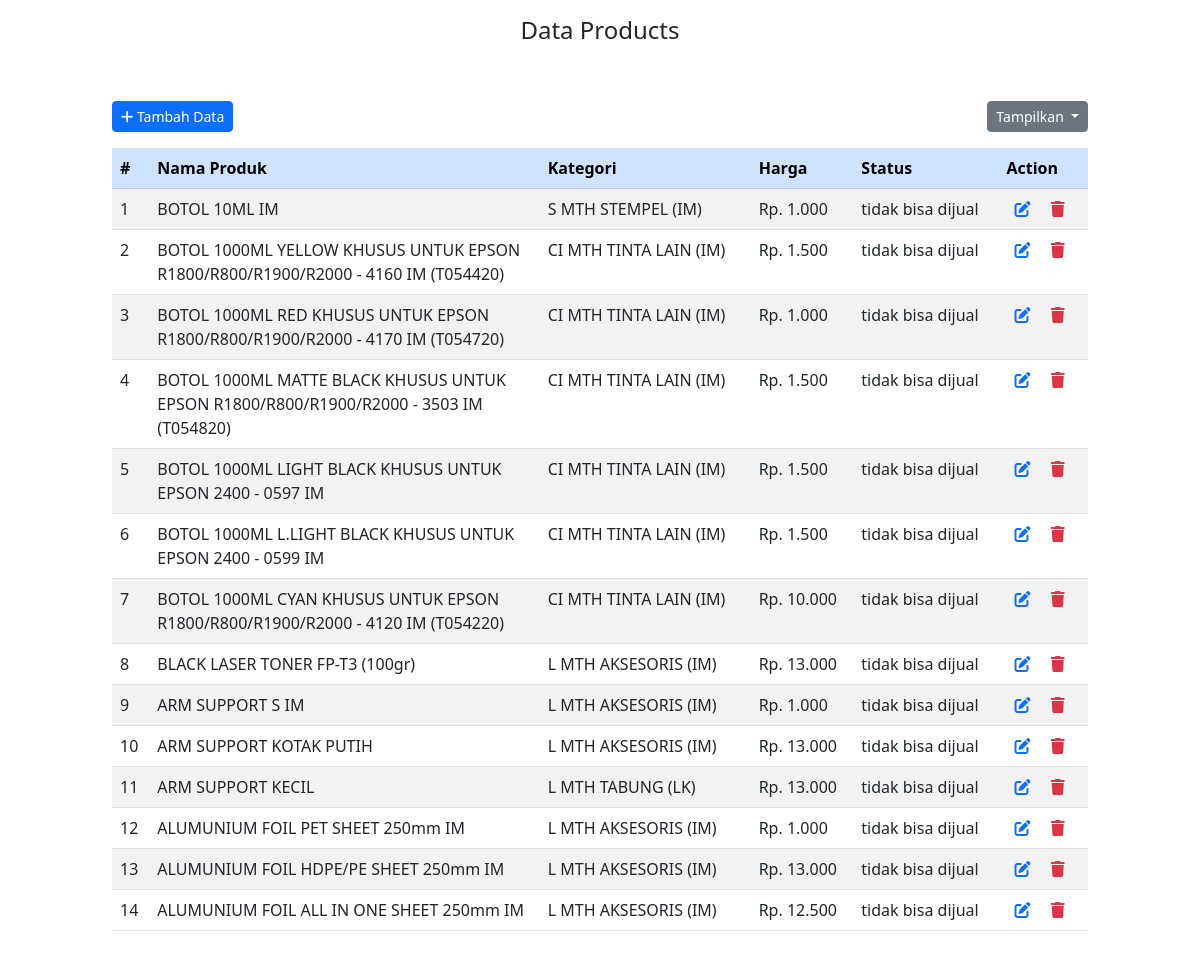
Page /index.php/welcome/tidak_bisa_dijual on the committed database.
### tables this page shows
CREATE TABLE `products` (
  `id_produk` int(11) NOT NULL,
  `no` int(11) NOT NULL,
  `nama_produk` varchar(200) NOT NULL,
  `kategori` varchar(100) NOT NULL,
  `harga` int(11) NOT NULL,
  `status` varchar(100) NOT NULL
);

### application/controllers/Welcome.php (called while the page is built, shortened)
<?php
class Welcome extends CI_Controller {
	public function __construct()
    {
		$this->load->library('form_validation');
    }
	public function tidak_bisa_dijual()
	{
		$data['title'] = 'View Data - Test Programmer';
		$data['products'] = $this->db->where('status', 'tidak bisa dijual')->order_by('no', 'desc')->get('products')->result_array();
		$this->load->view('templates/header', $data);
		$this->load->view('tidak_bisa_dijual');
		$this->load->view('templates/footer');
	}
}

### index.php (called while the page is built, shortened)
<?php
require_once BASEPATH.'core/CodeIgniter.php';

### application/views/tidak_bisa_dijual.php (the view, shortened to what this page needs)
<h1 class="fs-4 text-center mt-3">Data Products</h1>
<div class="container-fluid my-5">
    <div class="row">
        <div class="col-lg-10 mx-auto">
            <div class="mb-3 d-flex justify-content-between">
                <a class="btn btn-sm btn-primary" href="<?= base_url('add'); ?>"><i
                        class="fa-sharp fa-solid fa-plus"></i> Tambah Data</a>
                <div class="dropdown">
                    <button class="btn btn-sm btn-secondary dropdown-toggle" type="button" data-bs-toggle="dropdown"
                        aria-expanded="false">
                        Tampilkan
                    </button>
                </div>
            </div>
            <table id="example" class="table table-striped" style="width:100%">
                <thead>
                    <tr class="table-primary">
                        <th scope="col">#</th>
                        <th scope="col" style="width:40%">Nama Produk</th>
                        <th scope="col">Kategori</th>
                        <th scope="col">Harga</th>
                        <th scope="col">Status</th>
                        <th scope="col">Action</th>
                    </tr>
                </thead>
                <tbody>
                    <?php
							$count = 1;
							foreach ($products as $row) :
						?>
                    <tr>
                        <td scope="row"><?= $count++; ?></td>
                        <td style="width:40%"><?= $row['nama_produk']; ?></td>
                        <td><?= $row['kategori']; ?></td>
                        <td><?= "Rp. " . number_format($row['harga'], 0, ',', '.'); ?></td>
                        <td><?= $row['status']; ?></td>
                        <td>
                            <a class="mx-2" href="<?= base_url('edit/'.$row['id_produk']); ?>"><i
                                    class="fa-solid fa-pen-to-square"></i></a>
                            <a onclick="return confirm('Apakah anda yakin untuk menghapus product ini ?')"
                                class="mx-2 text-danger" href="<?= base_url('delete/'.$row['id_produk']); ?>"><i
                                    class="fa-solid fa-trash"></i></a>
                        </td>
                    </tr>
                    <?php endforeach; ?>
                </tbody>
            </table>
        </div>
    </div>
</div>

### rows in the picture
products: nama_produk "BOTOL 10ML IM", kategori "S MTH STEMPEL (IM)", harga "1.000", status "tidak bisa dijual"
products: nama_produk "BOTOL 1000ML YELLOW KHUSUS UNTUK EPSON R1800/R800/R1900/R2000 - 4160 IM (T054420)", kategori "CI MTH TINTA LAIN (IM)", harga "1.500", status "tidak bisa dijual"
products: nama_produk "BOTOL 1000ML RED KHUSUS UNTUK EPSON R1800/R800/R1900/R2000 - 4170 IM (T054720)", kategori "CI MTH TINTA LAIN (IM)", harga "1.000", status "tidak bisa dijual"
products: nama_produk "BOTOL 1000ML MATTE BLACK KHUSUS UNTUK EPSON R1800/R800/R1900/R2000 - 3503 IM (T054820)", kategori "CI MTH TINTA LAIN (IM)", harga "1.500", status "tidak bisa dijual"
products: nama_produk "BOTOL 1000ML LIGHT BLACK KHUSUS UNTUK EPSON 2400 - 0597 IM", kategori "CI MTH TINTA LAIN (IM)", harga "1.500", status "tidak bisa dijual"
products: nama_produk "BOTOL 1000ML L.LIGHT BLACK KHUSUS UNTUK EPSON 2400 - 0599 IM", kategori "CI MTH TINTA LAIN (IM)", harga "1.500", status "tidak bisa dijual"
products: nama_produk "BOTOL 1000ML CYAN KHUSUS UNTUK EPSON R1800/R800/R1900/R2000 - 4120 IM (T054220)", kategori "CI MTH TINTA LAIN (IM)", harga "10.000", status "tidak bisa dijual"
products: nama_produk "BLACK LASER TONER FP-T3 (100gr)", kategori "L MTH AKSESORIS (IM)", harga "13.000", status "tidak bisa dijual"
products: nama_produk "ARM SUPPORT S IM", kategori "L MTH AKSESORIS (IM)", harga "1.000", status "tidak bisa dijual"
products: nama_produk "ARM SUPPORT KOTAK PUTIH", kategori "L MTH AKSESORIS (IM)", harga "13.000", status "tidak bisa dijual"
products: nama_produk "ARM SUPPORT KECIL", kategori "L MTH TABUNG (LK)", harga "13.000", status "tidak bisa dijual"
products: nama_produk "ALUMUNIUM FOIL PET SHEET 250mm IM", kategori "L MTH AKSESORIS (IM)", harga "1.000", status "tidak bisa dijual"
products: nama_produk "ALUMUNIUM FOIL HDPE/PE SHEET 250mm IM", kategori "L MTH AKSESORIS (IM)", harga "13.000", status "tidak bisa dijual"
products: nama_produk "ALUMUNIUM FOIL ALL IN ONE SHEET 250mm IM", kategori "L MTH AKSESORIS (IM)", harga "12.500", status "tidak bisa dijual"
